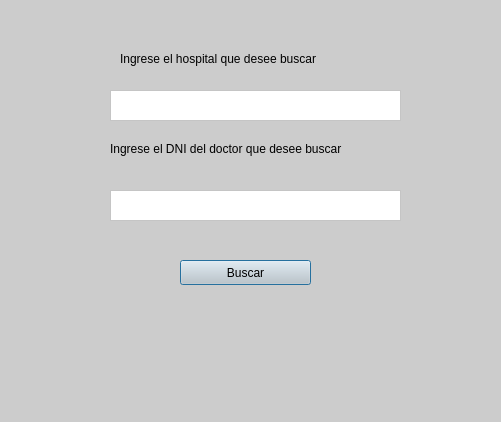
<?xml version="1.0" encoding="UTF-8"?>
<ui version="4.0">
 <class>BaseDatos</class>
 <widget class="QDialog" name="BaseDatos">
  <property name="geometry">
   <rect>
    <x>0</x>
    <y>0</y>
    <width>501</width>
    <height>422</height>
   </rect>
  </property>
  <property name="windowTitle">
   <string>Dialog</string>
  </property>
  <property name="whatsThis">
   <string>&lt;html&gt;&lt;head/&gt;&lt;body&gt;&lt;p&gt;es la interfaz de una base de datos de un hospital&lt;/p&gt;&lt;p&gt;&lt;br/&gt;&lt;/p&gt;&lt;/body&gt;&lt;/html&gt;</string>
  </property>
  <property name="styleSheet">
   <string notr="true">background-color: #cccccc;
</string>
  </property>
  <widget class="QLabel" name="label">
   <property name="geometry">
    <rect>
     <x>110</x>
     <y>140</y>
     <width>311</width>
     <height>17</height>
    </rect>
   </property>
   <property name="styleSheet">
    <string notr="true">height:40;
</string>
   </property>
   <property name="text">
    <string>Ingrese el DNI del doctor que desee buscar</string>
   </property>
  </widget>
  <widget class="QTextEdit" name="textEdit">
   <property name="geometry">
    <rect>
     <x>110</x>
     <y>190</y>
     <width>291</width>
     <height>31</height>
    </rect>
   </property>
   <property name="styleSheet">
    <string notr="true">background-color: white
</string>
   </property>
  </widget>
  <widget class="QPushButton" name="pushButton">
   <property name="geometry">
    <rect>
     <x>180</x>
     <y>260</y>
     <width>131</width>
     <height>25</height>
    </rect>
   </property>
   <property name="text">
    <string>Buscar</string>
   </property>
  </widget>
  <widget class="QLabel" name="label_2">
   <property name="geometry">
    <rect>
     <x>120</x>
     <y>50</y>
     <width>311</width>
     <height>17</height>
    </rect>
   </property>
   <property name="styleSheet">
    <string notr="true">height:40;
</string>
   </property>
   <property name="text">
    <string>Ingrese el hospital que desee buscar </string>
   </property>
  </widget>
  <widget class="QTextEdit" name="textEdit_2">
   <property name="geometry">
    <rect>
     <x>110</x>
     <y>90</y>
     <width>291</width>
     <height>31</height>
    </rect>
   </property>
   <property name="styleSheet">
    <string notr="true">background-color: white
</string>
   </property>
  </widget>
 </widget>
 <resources/>
 <connections/>
</ui>
